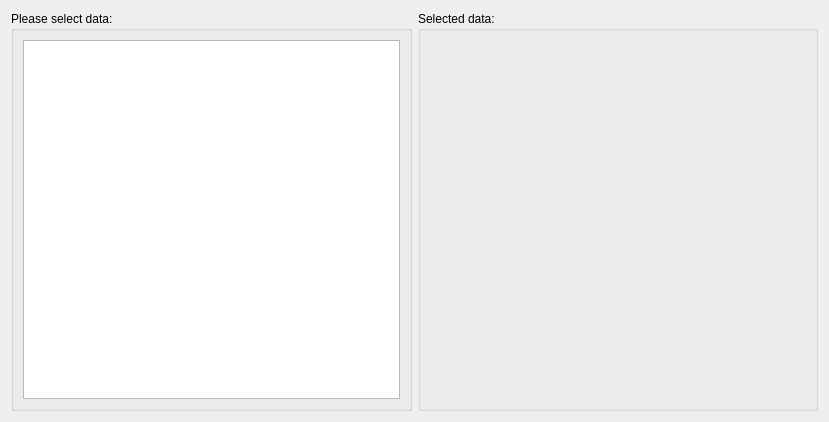
<?xml version="1.0" encoding="UTF-8"?>
<ui version="4.0">
 <class>DataSelection</class>
 <widget class="QWidget" name="DataSelection">
  <property name="geometry">
   <rect>
    <x>0</x>
    <y>0</y>
    <width>829</width>
    <height>422</height>
   </rect>
  </property>
  <property name="windowTitle">
   <string>Data Selection</string>
  </property>
  <property name="windowIcon">
   <iconset resource="logo.qrc">
    <normaloff>:/menuIcon/data/shark_and_lollipop_2.png</normaloff>:/menuIcon/data/shark_and_lollipop_2.png</iconset>
  </property>
  <layout class="QGridLayout" name="gridLayout_3">
   <item row="0" column="0">
    <widget class="QGroupBox" name="groupBox">
     <property name="minimumSize">
      <size>
       <width>400</width>
       <height>400</height>
      </size>
     </property>
     <property name="title">
      <string>Please select data:</string>
     </property>
     <layout class="QGridLayout" name="gridLayout">
      <item row="0" column="0">
       <widget class="QListWidget" name="listWidget_source"/>
      </item>
     </layout>
    </widget>
   </item>
   <item row="0" column="1">
    <widget class="QGroupBox" name="groupBox_2">
     <property name="minimumSize">
      <size>
       <width>400</width>
       <height>400</height>
      </size>
     </property>
     <property name="title">
      <string>Selected data:</string>
     </property>
    </widget>
   </item>
  </layout>
 </widget>
 <resources>
  <include location="logo.qrc"/>
 </resources>
 <connections/>
</ui>
